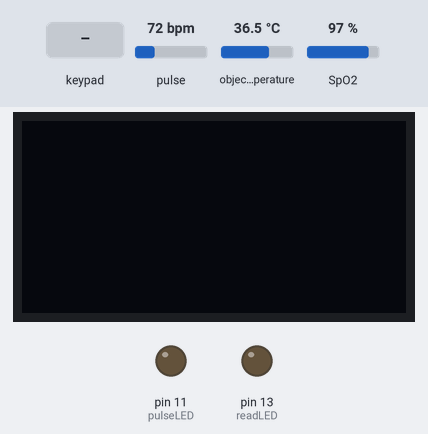
A sketch run on a simulated Arduino Uno, built with avr-gcc and run on an emulated ATmega328P. Shown: 128×64 one-colour display, output pins drawn as LEDs (lit = HIGH). Dashed ring = blinking. Inputs (shaded band) come from the test bench; at power-on: object temperature 36.5 °C, pulse 72 bpm, SpO2 97 %.

Above: at 1.2 s.
1.3 s: key '#' pressed
4.3 s: object temperature set to 20 °C
At 6.8 s:
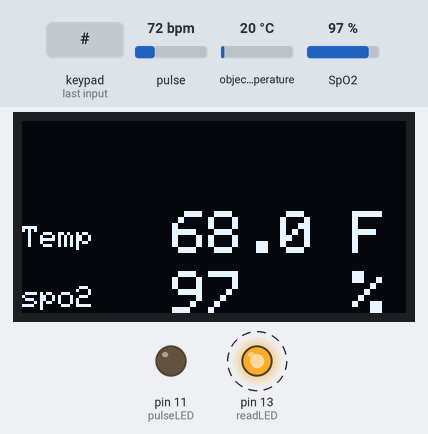
7.3 s: object temperature set to 26 °C
At 9.0 s:
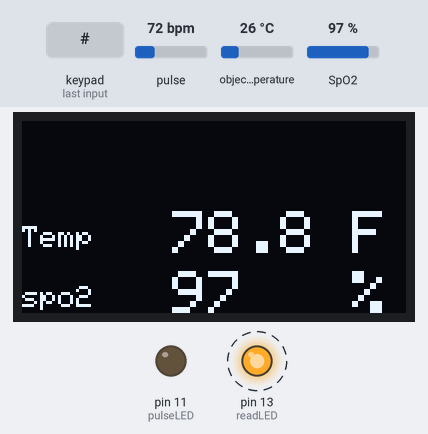
10.3 s: object temperature set to 32 °C
At 11.7 s:
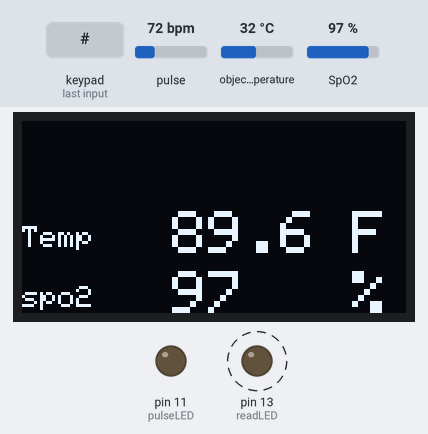
Timing chart, 0 to 13.3 s (numbered marks = the images above; inputs shaded):
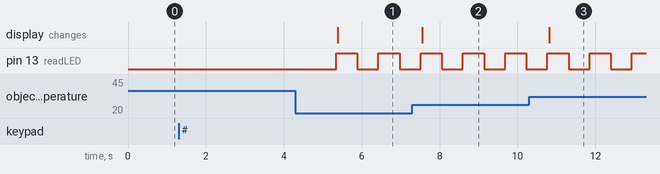

Measured:
- after the input at 1.3 s, every drawn part: stays the same
- after the input at 4.3 s, the display: changes after 1.1 s (image 1)
- after the input at 7.3 s, the display: changes after 0.26 s (image 2)
- after the input at 10.3 s, the display: changes after 0.51 s (image 3)
- by itself, pin 13 (readLED): alternates HIGH for 0.54 s and LOW for 0.54 s

The sketch:

Arduino_Final_Communication.ino
```cpp
#include <Keypad.h>
#include <ctype.h>
#include <Adafruit_GFX.h>
#include <Adafruit_SSD1306.h>
#include <Wire.h>
#include <Adafruit_MLX90614.h>
#include "MAX30105.h"
#include "spo2_algorithm.h"


// Arduino-Nodemcu comm
#include <SoftwareSerial.h>
#include <ArduinoJson.h>

//Initialise Arduino to NodeMCU (5=Rx & 6=Tx)
SoftwareSerial nodemcu(0,1);
// Arduino-Nodemcu comm

MAX30105 particleSensor;

#define MAX_BRIGHTNESS 260
#define SCREEN_WIDTH 128
#define SCREEN_HEIGHT 64
#define OLED_RESET    -1

Adafruit_SSD1306 display(SCREEN_WIDTH, SCREEN_HEIGHT, &Wire, OLED_RESET);
Adafruit_MLX90614 mlx = Adafruit_MLX90614();

const byte ROWS = 4;
const byte COLS = 3;
char keys[ROWS][COLS] = {
  {'1', '2', '3'},
  {'4', '5', '6'},
  {'7', '8', '9'},
  {'*', '0', '#'}
};
byte rowPins[ROWS] = {2, 3, 4, 5};
byte colPins[COLS] = {6, 7, 8};

Keypad keypad = Keypad( makeKeymap(keys), rowPins, colPins, ROWS, COLS );

unsigned long loopCount;
unsigned long startTime;
String msg;

// Spo2

#if defined(AVR_ATmega328P) || defined(AVR_ATmega168)

uint16_t irBuffer[100];
uint16_t redBuffer[100];
#else
uint32_t irBuffer[100];
uint32_t redBuffer[100];
#endif

int32_t bufferLength;
int32_t spo2;
int8_t validSPO2;
int32_t heartRate;
int8_t validHeartRate;

byte pulseLED = 11;
byte readLED = 13;


void setup() {
//  Serial.begin(115200);

  // Arduino-Nodemcu comm
  nodemcu.begin(115200);
  // Arduino-Nodemcu comm

    mlx.begin();
  display.begin(SSD1306_SWITCHCAPVCC, 0x3C);


  pinMode(pulseLED, OUTPUT);
  pinMode(readLED, OUTPUT);

   // Initialize sensor
  if (!particleSensor.begin(Wire, I2C_SPEED_FAST))
  {
//    Serial.println(F("MAX30105 was not found. Please check power."));
    while (1);
  }

//  Serial.println(F("Attach sensor to finger with rubber band. Press any key to start conversion"));
//  while (Serial.available() == 0) ; //wait until user presses a key
//  Serial.read();

  byte ledBrightness = 60;
  byte sampleAverage = 4;
  byte ledMode = 2;
  byte sampleRate = 100;
  int pulseWidth = 411;
  int adcRange = 4096;

  particleSensor.setup(ledBrightness, sampleAverage, ledMode, sampleRate, pulseWidth, adcRange);


    display.clearDisplay();
  display.display();

}


void loop()


{
 {

  char value[11] = ""; // the number accumulator
  int count = 0;
  unsigned long keyvalue;
  unsigned long isnum;
  unsigned long s =0;
//  Serial.println("Enter Reg no, press # to end ");
//  Serial.print("You have typed: ");
  do
  {
    keyvalue = keypad.getKey();
    isnum = (keyvalue >= '0' && keyvalue <= '9');
    if (isnum)
    {
//      Serial.print(keyvalue - '0');
         s= s*10+(keyvalue - '0');
 display.clearDisplay();
  display.setTextSize(1);
  display.setTextColor(WHITE);
  display.setCursor(0, 2);
  display.println("Reg.no:");

  display.setTextSize(1.5);
  display.setCursor(50, 2);
  display.println(s);
 display.display();

      value[count] = keyvalue;
      count = count + 1;
    }

  } while (isnum || !keyvalue);
  {
    if (keyvalue == '*')
      return false;

//      Serial.println(" ");
//    Serial.println("Returning from funtion: ");
//    Serial.println(value);

//  display.clearDisplay();
//  display.setTextSize(1);
//  display.setTextColor(WHITE);
//  display.setCursor(0, 2);
//  display.println("Reg.no:");
//
//  display.setTextSize(1.5);
//  display.setCursor(50, 2);
//  display.println(value);
// display.display();
//
  }
}//getKeypadInteger


  // Spo2

  bufferLength = 100;

  //read the first 100 samples, and determine the signal range
  for (byte i = 0 ; i < bufferLength ; i++)
  {
    while (particleSensor.available() == false)
      particleSensor.check();

    redBuffer[i] = particleSensor.getRed();
    irBuffer[i] = particleSensor.getIR();
    particleSensor.nextSample();
//
//    Serial.print(F("red="));
//    Serial.print(redBuffer[i], DEC);
//    Serial.print(F(", ir="));
//    Serial.println(irBuffer[i], DEC);
  }


  maxim_heart_rate_and_oxygen_saturation(irBuffer, bufferLength, redBuffer, &spo2, &validSPO2, &heartRate, &validHeartRate);


  while (1)
  {

    for (byte i = 25; i < 100; i++)
    {
      redBuffer[i - 25] = redBuffer[i];
      irBuffer[i - 25] = irBuffer[i];
    }


    for (byte i = 75; i < 100; i++)
    {
      while (particleSensor.available() == false)
        particleSensor.check();
      digitalWrite(readLED, !digitalRead(readLED));

      redBuffer[i] = particleSensor.getRed();
      irBuffer[i] = particleSensor.getIR();
      particleSensor.nextSample();

      //send samples and calculation result to terminal program through UART
//      Serial.print(F("red="));
//      Serial.print(redBuffer[i], DEC);
//      Serial.print(F(", ir="));
//      Serial.print(irBuffer[i], DEC);
//
//      Serial.print(F(", HR="));
//      Serial.print(heartRate, DEC);
//
//      Serial.print(F(", HRvalid="));
//      Serial.print(validHeartRate, DEC);
//
//      Serial.print(F(", SPO2="));
//      Serial.print(spo2, DEC);
//
//      Serial.print(F(", SPO2Valid="));
//      Serial.println(validSPO2, DEC);

      //try

       // Temp display


  display.clearDisplay();
  display.setTextSize(1);
  display.setTextColor(WHITE);
  display.setCursor(0, 35);
  display.println("Temp");

  display.setTextSize(2);
  display.setCursor(50, 30);
  display.println(mlx.readObjectTempF(), 1);

  display.setCursor(110, 30);
  display.println("F");


  display.setTextSize(1);
  display.setTextColor(WHITE);
  display.setCursor(0, 55);
  display.println("spo2");

  display.setTextSize(2);
  display.setCursor(50, 50);
  display.println(spo2, DEC);

  display.setCursor(110, 50);
  display.println("%");

 display.display();
  delay(500);

    }

// Arduino-Nodemcu comm
    if (validSPO2)
    {
      StaticJsonBuffer<1000> jsonBuffer;
      JsonObject& data = jsonBuffer.createObject();
      data["spo2"] = spo2;
      data["temperature"] = mlx.readObjectTempF();

      data.printTo(nodemcu);
      jsonBuffer.clear();
    }
// Arduino-Nodemcu comm

    maxim_heart_rate_and_oxygen_saturation(irBuffer, bufferLength, redBuffer, &spo2, &validSPO2, &heartRate, &validHeartRate);
  }

  display.display();
  delay(500);

}
```
